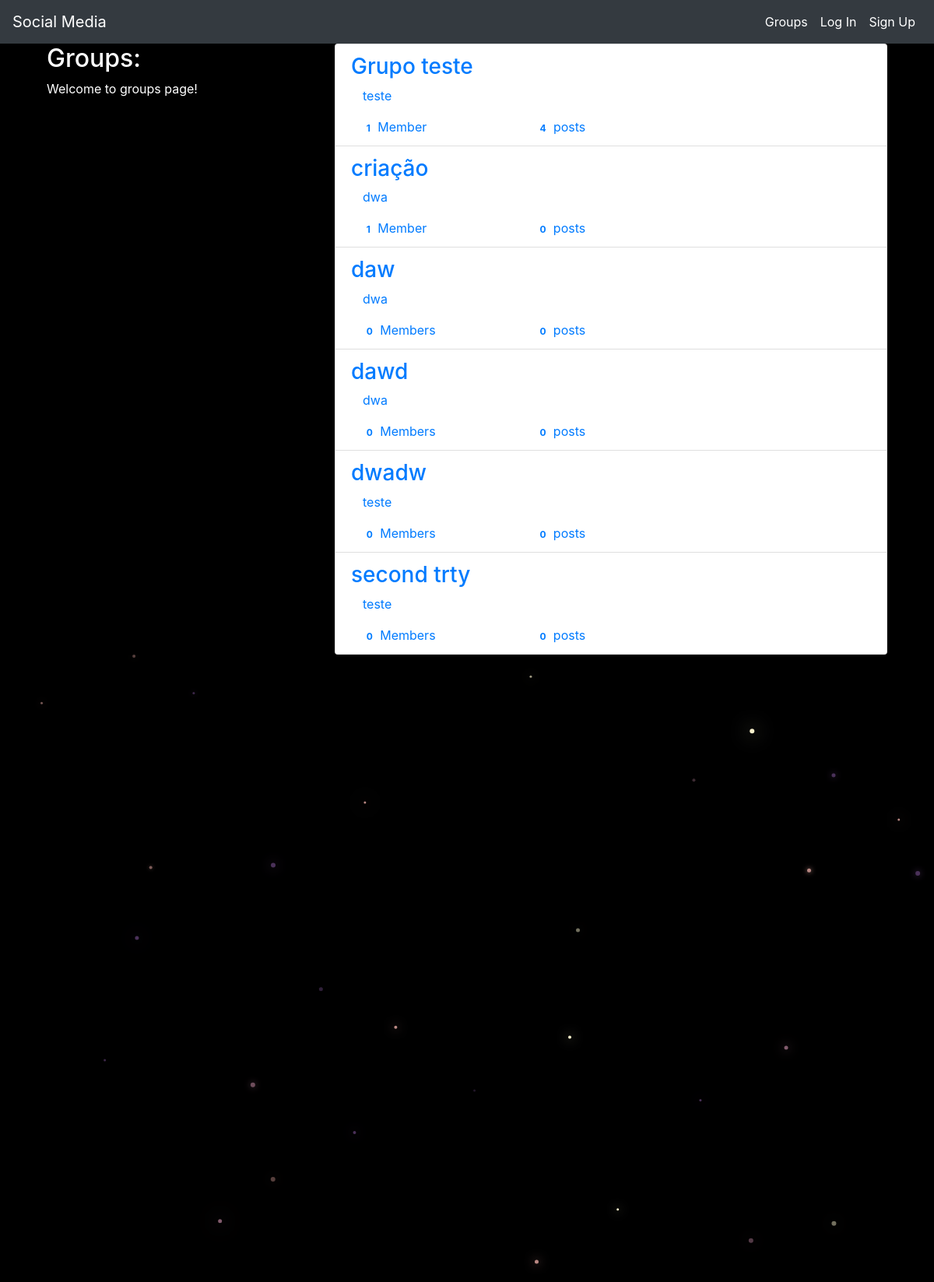
The app's page /groups/ with its own data.
### groups/models.py (models this page shows, shortened)
class Group(models.Model):
  name = models.CharField(max_length=256,unique=True)
  slug = models.SlugField(allow_unicode=True,unique=True)
  description = models.TextField(blank=True,default='')
  description_html = models.TextField(editable=False,default='',blank=True)
  members = models.ManyToManyField(User,through='GroupMember')
  class Meta:
    ordering = ['name']

### groups/views.py (the view)
# urls.py: path('',views.ListGroups.as_view(),name='all'),
class ListGroups(generic.ListView):
  model = Group

### groups/templates/groups/group_list.html (shortened to what this page needs)
{% extends "groups/group_base.html" %}
{% block pregroup %}
<div class="col-md-4">
  <div class="content">
    <h2>Groups:</h2>
    <p>Welcome to groups page!</p>
  </div>
</div>
{% endblock %}
{% block group_content %}
<div class="col-md-8">
  <div class="list-group">
    {% for group in object_list %}
    <a href="{% url 'groups:single' slug=group.slug %}"class="list-group-item">
      <h3 class="titel list-group-item-heading">{{group.name}}</h3>
      <div class="list-group-item-text container-fluid">
        {{group.description_html|safe}}
        <div class="row">
          <div class="col-md-4">
            <span class="badge">{{group.members.count}}</span>
            Member{{group.members.count|pluralize}}
          </div>
          <div class="col-md-4">
            <span class="badge">{{group.posts.count}}</span>
            post{{group.posts.count|pluralize}}
          </div>
        </div>
      </div>
    </a>
    {% endfor %}
  </div>
</div>
{% endblock %}

### static/social_media/css/master.css (style rules this page uses)
body { margin: 0; overflow: hidden; background-color: black; color:white; }

### records on screen
Group: name "Grupo teste", description_html "teste", members.count "1", posts.count "4"
Group: name "criação", description_html "dwa", members.count "1", posts.count "0"
Group: name "daw", description_html "dwa", members.count "0", posts.count "0"
Group: name "dawd", description_html "dwa", members.count "0", posts.count "0"
Group: name "dwadw", description_html "teste", members.count "0", posts.count "0"
Group: name "second trty", description_html "teste", members.count "0", posts.count "0"
